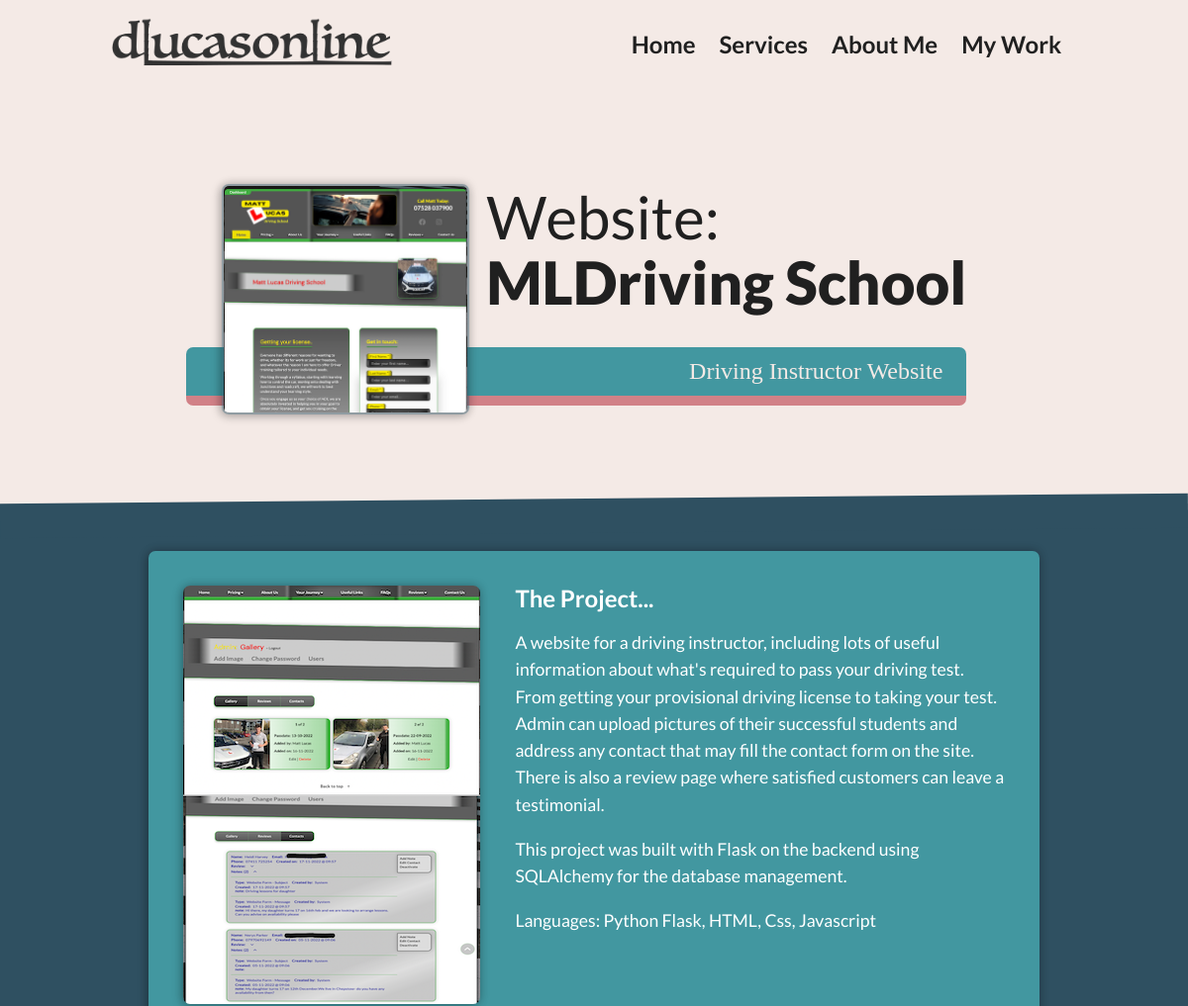
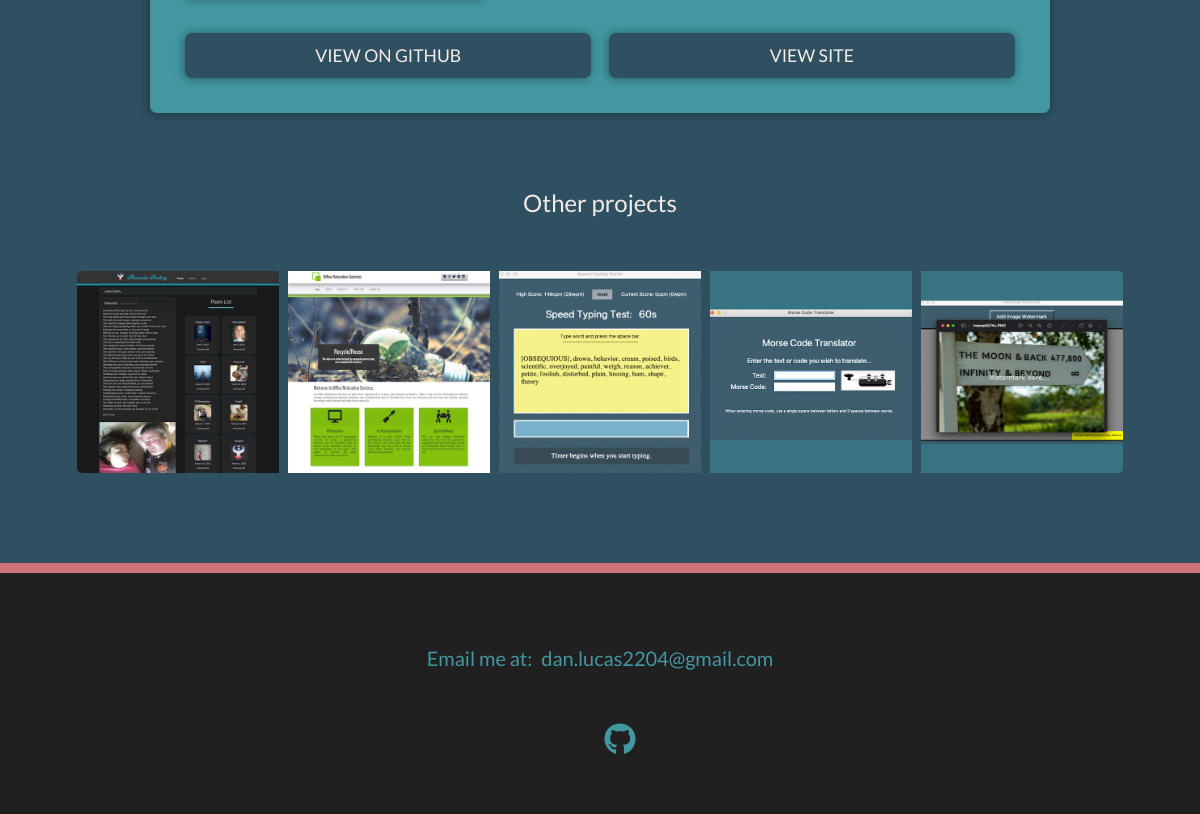
Page /portfolio/2 on the committed database (2 pictures, top to bottom).
### app.py (models this page shows)
class Project(db.Model):
  id = db.Column(db.Integer, primary_key=True)
  project_type = db.Column(db.String(150), nullable=False)
  title = db.Column(db.String(150), nullable=False)
  sub_title = db.Column(db.String(150), nullable=False)
  project_general = db.Column(db.String(250), nullable=False)
  project_tools = db.Column(db.String(250), nullable=False)
  project_languages = db.Column(db.String(250), nullable=False)
  main_img = db.Column(db.String(250), nullable=False)
  project_img = db.Column(db.String(250), nullable=False)
  github_link = db.Column(db.String(250))
  website_link = db.Column(db.String(250))

### app.py (the view)
@app.route('/portfolio/<project_id>', methods=['GET', 'POST'])
def portfolio_page(project_id):
  project = Project.query.get_or_404(project_id)
  projects = [item for item in Project.query.all() if item.id != project.id]
  return render_template('portfolio_item.html', title="Portfolio", project=project, projects=projects)

### templates/portfolio_item.html (shortened to what this page needs)
{% extends 'base.html' %}
{% block content %}
<section class="intro project-item" id="intro">
  <h1 class="section__title section__title--intro section__title_portfolio--intro">
    {{ project.project_type }}: <span>{{ project.title }}</span>
  </h1>
  <img
    src="{{ url_for('static', filename='images/' + project.main_img) }}"
    alt=""
    class="intro__img"
  />
  <p class="section__subtitle section__subtitle--intro">{{ project.sub_title }}</p>
</section>
<div class="portfolio-item__details">
  <div class="portfolio-item__content">
    <div class="portfolio-item__info">
      <div class="portfolio-item__text">
        <h3>The Project...</h3>
        <p>{{ project.project_general }}</p>
        <p>{{ project.project_tools }}</p>
        <p>Languages: {{ project.project_languages }}</p>
      </div>
      <img
        src="{{ url_for('static', filename='images/' + project.project_img) }}"
        alt=""
      />
    </div>
    <div class="btn__options">
      <a
        href="https://{{ project.github_link }}"
        target="blank"
        class="btn btn__portfolio"
        style="margin-right: 1em"
        >View On Github</a
      >
      {% if project.website_link %}
      <a
        href="https://{{ project.website_link }}"
        target="blank"
        class="btn btn__portfolio"
        >View site</a
      >
      {% endif %}
    </div>
  </div>
</div>
<section class="my-work__portfolio" id="work">
  <p class="section__subtitle section__subtitle--my-work">Other projects</p>
  <div class="portfolio">
    {% if projects %} {% for project in projects %}
    <a
      href="{{ url_for('portfolio_page', project_id=project.id) }}"
      class="portfolio__item"
    >
      <div class="img_wrapper">
        <img
          src="{{ url_for('static', filename='images/' + project.main_img) }}"
          alt=""
          class="portfolio__img"
        />
      </div>
    </a>
    {% endfor %} {% endif %}
  </div>
</section>
{% endblock content %}

### rows in the picture
Project: project_type "Website", title "MLDriving School", main_img (picture), sub_title "Driving Instructor Website", project_general "A website for a driving instructor, including lots of useful information about what's required to pass your driving test. From getting your provisional driving license to taking your test. Admin can upload pictures of their successful students and address any contact that may fill the contact form on the site. There is also a review page where satisfied customers can leave a testimonial.", project_tools "This project was built with Flask on the backend using SQLAlchemy for the database management.", project_languages "Python Flask, HTML, Css, Javascript", project_img (picture)
Project: main_img (picture)
Project: main_img (picture)
Project: main_img (picture)
Project: main_img (picture)
Project: main_img (picture)
